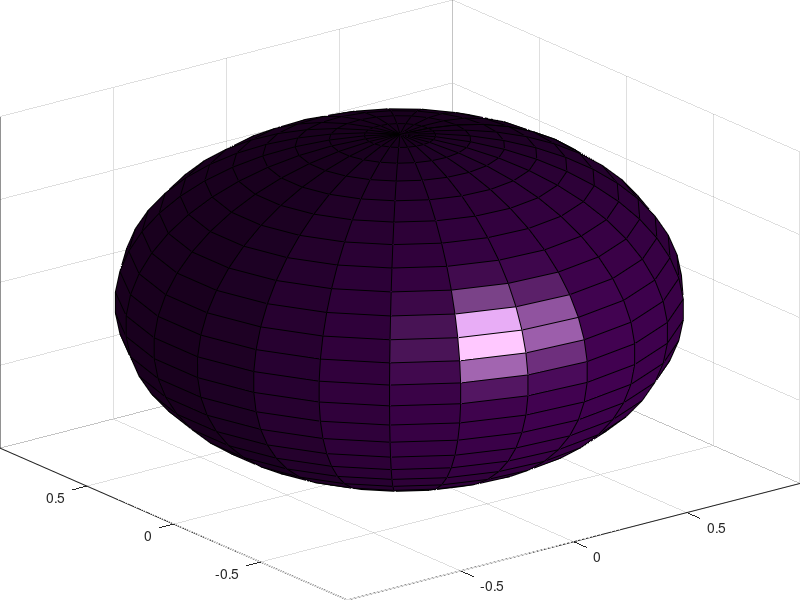

The MATLAB source for this figure: (Note: this script raises an error after producing the figure.)
clear all
close all

res = '-r300';
fmt = '-djpeg';

%set(0,'DefaultLineMarkerSize',8)
%set(0,'DefaultLineLineWidth',2)
%set(0,'DefaultAxesFontSize',20)

im_save_dir = 'paper_figures';

n = 25;

[X, Y, Z] = sphere(n);

C = zeros(size(X));
C(round(0.4*n):round(0.6*n), round(0.2*n):round(0.3*n)) = 1;
%C = Z;
%C(round(0.4*n):round(0.6*n), round(0.2*n):round(0.3*n)) = -2;

v0 = [0 0];
v1 = [-1.5 1.5];

dir = [0 0 0;
    0 1 0;
    0 0 1;
    1 0 0];
theta = 0:0.1:pi;
r = 0.2;
r1 = 1.25;

for i=1:4
    figure;
    set(gcf, 'papersize', [0.1 0.1])
    h = surf(X, Y, Z, C, 'edgecolor','k');
    set(gca,'position',[0 0 1 1],'units','normalized')
    camlight(45, -20);
    lighting phong
    %material dull
    set(h, 'diffusestrength', 1.0);
    set(h, 'specularstrength', 0.25);
    %set(gca, 'ambientlightcolor', [1 0 0]);
    set(h, 'AmbientStrength', 0.7);
    %set(h, 'SpecularColorReflectance', 0.25);
    %set(h, 'SpecularExponent', 5.0);
    
    axis off
    hold on
    plot3(v1, v0, v0, 'k', 'linewidth', 2)
    plot3(v0, v1, v0, 'k', 'linewidth', 2)
    plot3(v0, v0, v1, 'k', 'linewidth', 2)
    
    if i > 1
        rotate(h,dir(i, :),25)
    end
    if i == 2
        plot3(r*cos(theta), -r1*ones(size(theta)),r*sin(theta), 'linewidth', 2)
        plot3(r*cos(theta(end)), -r1,r*sin(theta(end)), '>', 'linewidth', 2, 'markerfacecolor','b')
        text(-r-0.25, -r1, r+0.25,  '\alpha', 'color','b', 'fontsize', 24)
        
    end
    
    if i == 3
        plot3(r*cos(theta), r*sin(theta), -r1*ones(size(theta)), 'linewidth', 2)
        plot3(r*cos(theta(end)), r*sin(theta(end)), -r1, '<', 'linewidth', 2, 'markerfacecolor','b')
        text(0, r+0.05, -r1-0.5, '\beta', 'color','b', 'fontsize', 24)
    end
    if i == 4
        plot3(-r1*ones(size(theta)), r*sin(theta), r*cos(theta), 'linewidth', 2)
        plot3(-r1, r*sin(theta(end)), r*cos(theta(end)), '<', 'linewidth', 2, 'markerfacecolor','b')
        text(-r1, -r, -r-0.1, '\gamma', 'color','b', 'fontsize', 24)
    end
    
    print(sprintf('%s/sphere_%d', im_save_dir, i), fmt, res)
end


figure;
for i=1:4
    figure;
    set(gcf, 'papersize', [1 1])
    h = surf(X, Y, Z, C, 'edgecolor','k');
    set(gca,'position',[0 0 1 1],'units','normalized')
    
    camlight(45, -20);
    lighting phong
    %material dull
    set(h, 'diffusestrength', 1.0);
    set(h, 'specularstrength', 0.25);
    %set(gca, 'ambientlightcolor', [1 0 0]);
    set(h, 'AmbientStrength', 0.7);
    %set(h, 'SpecularColorReflectance', 0.25);
    %set(h, 'SpecularExponent', 5.0);
    
    axis off
    hold on
    plot3(v1, v0, v0, 'k')
    plot3(v0, v1, v0, 'k')
    plot3(v0, v0, v1, 'k')
    if i > 1
        rotate(h,dir(i, :),25)
    else
        annotation('doublearrow', [0.4 0.6], [0.55 0.55],'color','w')
        annotation('doublearrow', [0.55 0.55], [0.4 0.6],'color','w')
        text(-0.1, -1, 0.3, '\eta_{proj}','color','w', 'fontsize', 16)
        text(0.17, -1, 0, '\eta_{proj}','color','w', 'fontsize', 16)
    end
    if i == 2
        plot3(r*cos(theta), -r1*ones(size(theta)),r*sin(theta), 'linewidth', 2)
        plot3(r*cos(theta(end)), -r1,r*sin(theta(end)), '>', 'linewidth', 2, 'markerfacecolor','b')
        text(-r-0.05, -r1, r+0.05,  '\alpha', 'color','b', 'fontsize', 24)
        
    end
    
    if i == 3
        plot3(r*cos(theta), r*sin(theta), -r1*ones(size(theta)), 'linewidth', 2)
        plot3(r*cos(theta(end)), r*sin(theta(end)), -r1, '<', 'linewidth', 2, 'markerfacecolor','b')
        text(0, r+0.05, -r1-0.1, '\beta', 'color','b', 'fontsize', 24)
    end
    if i == 4
        plot3(-r1*ones(size(theta)), r*sin(theta), r*cos(theta), 'linewidth', 2)
        plot3(-r1, r*sin(theta(end)), r*cos(theta(end)), 'v', 'linewidth', 2, 'markerfacecolor','b')
        text(-r1, -r, -r-0.1, '\gamma', 'color','b', 'fontsize', 24)
    end
    view(0, 0)
    
    print(sprintf('%s/sphere2_%d', im_save_dir, i), fmt, res)
    
end
